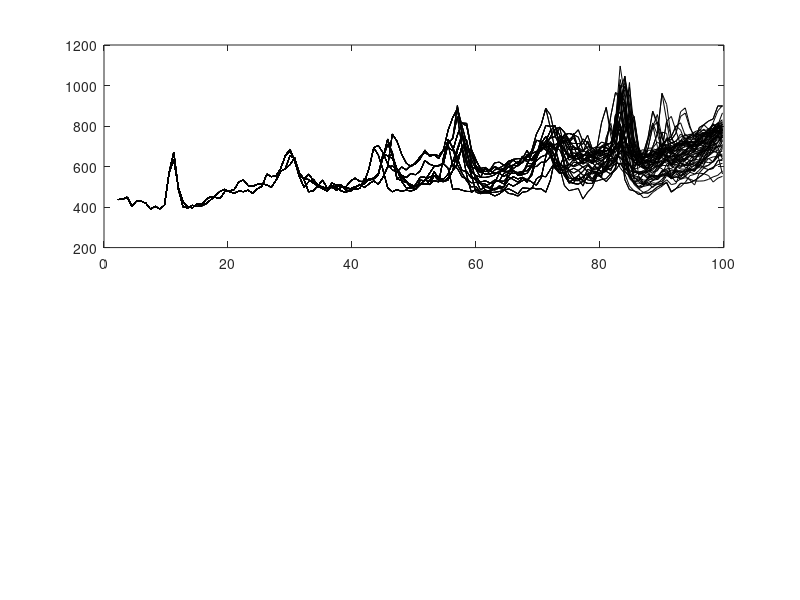

Reproduce this figure in MATLAB. (Note: this script raises an error after producing the figure.)
%% Fig.1C (WT)
load('2021-07-20_cyano-03_6.mat')

figure;

subplot(2,1,1);
plot(T,Y,'k-');
hold on;
[pk,lk] = findpeaks((Y(:,9)),T(:,9),'MinPeakProminence',100);
plot(T(:,9),Y(:,9),'c-',lk,pk,'mo','LineWidth',2, 'MarkerSize',12);
nightmodeon(s,12,1);
xlabel('')
ylabel('P_{rpoD4}-EYFP (a.u.)','fontweight','bold')
ylim([400 1200])
xlim([24 96])
set(gca,'XTick',12*(0:20));
set(gca,'FontSize',12);
grid on;

subplot(2,1,2);
plot(T,L_smooth,'k-');
hold on
TF = islocalmin(L_smooth(:,9));
x = T(:,9);y = L_smooth(:,9);
plot(x,y,'c-',x(TF),y(TF),'mo','LineWidth',2, 'MarkerSize',12);
nightmodeon(s,12,1);
xlabel('Time in LL (h)','fontweight','bold')
ylabel('Cell length (\mum)','fontweight','bold')
ylim([2 10])
xlim([24 96])
set(gca,'XTick',12*(0:20));
set(gca,'FontSize',12);
grid on;




%% Fig.1D_WT PrpoD4-EYFP vs ToD
clear

load('WT_ML_24_DT_data.mat')

%%%% Find individual traces of cells with complete cell cycles %%%%
T_wt = [];
T_wt_all = [];
Y_wt = [];
Y_wt_all = [];


for j = 2:length(s_ML)
    for i = 1:length(s_ML{j,2})
        if s_ML{j,2}(i).E ~= 0 && s_ML{j,2}(i).P ~= 0 % find cells with complete cell cycle
            A = s_ML{j,2}(i).E; % daughter1
            B = s_ML{j,2}(i).D; % daughter2
            t1 = [s_ML{j,2}(i).hrs-max(s_ML{j,2}(i).hrs)-0.75,s_ML{j,2}(A).hrs-min(s_ML{j,2}(A).hrs)]; % adjust the time according to time of division
            y1 = [s_ML{j,2}(i).MYs_det,s_ML{j,2}(A).MYs_det];
            
            
            t2 = [s_ML{j,2}(i).hrs-max(s_ML{j,2}(i).hrs)-0.75,s_ML{j,2}(B).hrs-min(s_ML{j,2}(B).hrs)];
            y2 = [s_ML{j,2}(i).MYs_det,s_ML{j,2}(B).MYs_det];
                   
           
            T_wt = catpad(2,T_wt,t1');
            T_wt = catpad(2,T_wt,t2');
            Y_wt = catpad(2,Y_wt,y1');
            Y_wt = catpad(2,Y_wt,y2');
            T_wt_all = cat(1,T_wt_all,t1');
            T_wt_all = cat(1,T_wt_all,t2');
            Y_wt_all = cat(1,Y_wt_all,y1');
            Y_wt_all = cat(1,Y_wt_all,y2');

        end
    end
end


%%%% Calculate mean trace from cells with complete cell cycles %%%%
xs = unique(T_wt_all);

yperx = cell(length(xs),1);
meanyperx = nan(1,length(yperx));
stdyperx = nan(1,length(yperx));
serrmeany = nan(1,length(yperx));


for j = 1:length(T_wt_all)
        whereinxs = find(xs == T_wt_all(j));
        yperx{whereinxs} = cat(1,yperx{whereinxs},Y_wt_all(j));
end


for i = 1:length(yperx)
    meanyperx(i) = mean(yperx{i});
    stdyperx(i) = std(yperx{i});
    serrmeany(i) = stdyperx(i)./sqrt(length(yperx{i}));
end


%%%% Make the plot %%%%`
figure;
plot(T_wt,Y_wt,'.-');
hold on;

curve1 = meanyperx + stdyperx;
curve2 = meanyperx - stdyperx;
x2 = [xs', fliplr(xs')];
inBetween = [curve1, fliplr(curve2)];
h = fill(x2, inBetween,'y','LineStyle','none');
h.Annotation.LegendInformation.IconDisplayStyle = 'off';
set(h,'facealpha',0.2)
hold on;

plot(xs,meanyperx,'y-','LineWidth',4)

title('WT')
xlabel('Time after cell division (h)','FontWeight','bold');
ylabel('P_{rpoD4}-EYFP (a.u.)','FontWeight','bold')
grid on;
xline(0,'k--','LineWidth',2)
xlim([-9,9]);
ylim([-200,600]);
set(gca,'XTick',3*(-40:40));
set(gca,'FontSize',14)


%% Fig.1E_delkaiBC PrpoD4-EYFP vs ToD
clear 

load('Fig1G_data.mat')

T_delkaiBC = [];
T_delkaiBC_all = [];
Y_delkaiBC = [];
Y_delkaiBC_all = [];


for j = 2:length(s_delkaiBC)
    for i = 1:length(s_delkaiBC{j,2})
        if s_delkaiBC{j,2}(i).E ~= 0 && s_delkaiBC{j,2}(i).P ~= 0
            A = s_delkaiBC{j,2}(i).E;
            B = s_delkaiBC{j,2}(i).D;
            t1 = [s_delkaiBC{j,2}(i).hrs-max(s_delkaiBC{j,2}(i).hrs)-0.75,s_delkaiBC{j,2}(A).hrs-min(s_delkaiBC{j,2}(A).hrs)];
            y1 = [s_delkaiBC{j,2}(i).MYs_det,s_delkaiBC{j,2}(A).MYs_det];
            
            t2 = [s_delkaiBC{j,2}(i).hrs-max(s_delkaiBC{j,2}(i).hrs)-0.75,s_delkaiBC{j,2}(B).hrs-min(s_delkaiBC{j,2}(B).hrs)];
            y2 = [s_delkaiBC{j,2}(i).MYs_det,s_delkaiBC{j,2}(B).MYs_det];       
           
            T_delkaiBC = catpad(2,T_delkaiBC,t1');
            T_delkaiBC = catpad(2,T_delkaiBC,t2');
            Y_delkaiBC = catpad(2,Y_delkaiBC,y1');
            Y_delkaiBC = catpad(2,Y_delkaiBC,y2');

            T_delkaiBC_all = cat(1,T_delkaiBC_all,t1');
            T_delkaiBC_all = cat(1,T_delkaiBC_all,t2');
            Y_delkaiBC_all = cat(1,Y_delkaiBC_all,y1');
            Y_delkaiBC_all = cat(1,Y_delkaiBC_all,y2');


        end
    end
end

xs = unique(T_delkaiBC_all);

yperx = cell(length(xs),1);
meanyperx = nan(1,length(yperx));
stdyperx = nan(1,length(yperx));
serrmeany = nan(1,length(yperx));


for j = 1:length(T_delkaiBC_all)
        whereinxs = find(xs == T_delkaiBC_all(j));
        yperx{whereinxs} = cat(1,yperx{whereinxs},Y_delkaiBC_all(j));
end


for i = 1:length(yperx)
    meanyperx(i) = mean(yperx{i});
    stdyperx(i) = std(yperx{i});
    serrmeany(i) = stdyperx(i)./sqrt(length(yperx{i}));
end



figure;
plot(T_delkaiBC,Y_delkaiBC,'.-');
hold on;

curve1 = meanyperx + stdyperx;
curve2 = meanyperx - stdyperx;
x2 = [xs', fliplr(xs')];
inBetween = [curve1, fliplr(curve2)];
h = fill(x2, inBetween,'y','LineStyle','none');
h.Annotation.LegendInformation.IconDisplayStyle = 'off';
set(h,'facealpha',0.2)
hold on;

plot(xs,meanyperx,'y-','LineWidth',4)


title('\it\DeltakaiBC')
xlabel('Time after cell division (h)','FontWeight','bold');
ylabel('P_{rpoD4}-EYFP (a.u.)','FontWeight','bold')
grid on;
xline(0,'k--','LineWidth',2)
xlim([-9,9]);
ylim([-200,600]);
set(gca,'XTick',3*(-40:40));
set(gca,'FontSize',14)


%% Fig.1F WT
clear 

load("WT_ML_24_DT_data.mat")

for i = 2:20
    xmins = []; 
    tmins = [];
    for j = 1:length(s_ML{i,2})
        x = s_ML{i,2}(j).MYs; 
        minx = min(x); 
        indx = find(x == minx); 
        xmins = cat(2,xmins,minx);
        tmins = cat(2,tmins,s_ML{i,2}(j).hrst(indx));
    end

    tmax = max([s_ML{i,2}.hrst]);

    xmins(tmins > tmax - 6) = [];
    tmins(tmins > tmax - 6) = [];

f = polyfit(tmins,xmins,2);

    for j = 1:length(s_ML{i,2})
        ts = s_ML{i,2}(j).hrst; 
        ys = s_ML{i,2}(j).MYs; 
        s_ML{i,2}(j).MYs_det = ys - ts.^2*f(1) - ts*f(2) - f(3);
    end
end

s = s_ML;

pkmatun_wt = [];

for i = 2:20
    [pkmatun] = findpeaksmethod_rpoD4(s{i,2},'hrst','MYs_det','lengthMicrons_smooth');
    
    pkmatun_wt = cat(1,pkmatun_wt,pkmatun);
end



%---- Peak amplitude of detrended data -----%
Amp = pkmatun_wt(:,5); % Peak amplitude of detrended data
CT = pkmatun_wt(:,4); % Circadian time

clear xs1 yperx1 lperx1

xs1 = unique(CT);
yperx1 = cell(length(xs1),1);
lperx1 = cell(length(xs1),1);

 for j = 1:length(CT)
        whereinxs = find(xs1 == CT(j));
        yperx1{whereinxs} = cat(1,yperx1{whereinxs},Amp(j));
 end

clear meanyperx1 stdyperx1 serrmean1

for i = 1:length(yperx1)
    meanyperx1(i) = mean(yperx1{i});
    stdyperx1(i) = std(yperx1{i});
    serrmean1(i) = stdyperx1(i)./sqrt(length(yperx1{i}));
end

clear xs2 meanyperx2 stdyperx2

xs2 = cat(1,xs1,xs1+24.75);
meanyperx2 = [meanyperx1,meanyperx1];
stdyperx2 = [stdyperx1,stdyperx1];

figure
curve1 = meanyperx2 + stdyperx2;
curve2 = meanyperx2 - stdyperx2;
x2 = [xs2', fliplr(xs2')];
inBetween = [curve1, fliplr(curve2)];
h = fill(x2, inBetween,'c','LineStyle','none');
h.Annotation.LegendInformation.IconDisplayStyle = 'off';
set(h,'facealpha',0.2)
hold on;
% plot(xs2, meanyperx2, '-','color',[0.8500, 0.3250, 0.0980],'LineWidth', 2);
plot(xs2, meanyperx2, '-','color','c','LineWidth', 2);
%hold on;plot(xs2,smooth(meanyperx2,9),'b-','linewidth',2)
set(gca,'XTick',12*(0:40));
grid on
nightmodeon(s_ML{2,2},12,1);
xlim([0 48])
ylim([100 450])
xlabel('Time of day (h)','FontWeight','bold')
ylabel('Pulse amplitude (a.u.)','FontWeight','bold')
title('WT')
set(gca,'FontSize',18)

%% Fig.1G delkaiBC
clear

load('Fig1G_data.mat')

for i = 2:19
    xmins = []; 
    tmins = [];
    for j = 1:length(s_delkaiBC{i,2})
        x = s_delkaiBC{i,2}(j).MYs; 
        minx = min(x); 
        indx = find(x == minx); 
        xmins = cat(2,xmins,minx);
        tmins = cat(2,tmins,s_delkaiBC{i,2}(j).hrst(indx));
    end

    tmax = max([s_delkaiBC{i,2}.hrst]);

    xmins(tmins > tmax - 6) = [];
    tmins(tmins > tmax - 6) = [];

f = polyfit(tmins,xmins,2);


    for j = 1:length(s_delkaiBC{i,2})
        ts = s_delkaiBC{i,2}(j).hrst; 
        ys = s_delkaiBC{i,2}(j).MYs; 
        s_delkaiBC{i,2}(j).MYs_det = ys - ts.^2*f(1) - ts*f(2) - f(3);
    end
end

s = s_delkaiBC;

pkmatun_delkaiBC = [];


for i = 2:19
    [pkmatun] = findpeaksmethod_rpoD4(s{i,2},'hrst','MYs_det','lengthMicrons_smooth');
    
    pkmatun_delkaiBC = cat(1,pkmatun_delkaiBC,pkmatun);
end


%---- Peak amplitude of detrended data -----%
Amp = pkmatun_delkaiBC(:,5); % Peak amplitude of detrended data
CT = pkmatun_delkaiBC(:,4); % Circadian time

clear xs1 yperx1 xs2 meanyperx2 stdyperx2 x2 inBetween
xs1 = unique(CT);
yperx1 = cell(length(xs1),1);


 for j = 1:length(CT)
        whereinxs = find(xs1 == CT(j));
        yperx1{whereinxs} = cat(1,yperx1{whereinxs},Amp(j));
 end

for i = 1:length(yperx1)
    meanyperx1(i) = mean(yperx1{i});
    stdyperx1(i) = std(yperx1{i});
    serrmean1(i) = stdyperx1(i)./sqrt(length(yperx1{i}));
end

xs2 = cat(1,xs1,xs1+24);
meanyperx2 = [meanyperx1,meanyperx1];
stdyperx2 = [stdyperx1,stdyperx1];

figure;
curve1 = meanyperx2 + stdyperx2;
curve2 = meanyperx2 - stdyperx2;
x2 = [xs2', fliplr(xs2')];
inBetween = [curve1, fliplr(curve2)];
h = fill(x2, inBetween,'r','LineStyle','none');
h.Annotation.LegendInformation.IconDisplayStyle = 'off';
set(h,'facealpha',0.2)
hold on;
plot(xs2, meanyperx2, '-','color','r','LineWidth', 2);
set(gca,'XTick',12*(0:40));
grid on
nightmodeon(s_delkaiBC{2,2},12,1);
xlim([0 48])
ylim([100 450])
xlabel('Time of day (h)','FontWeight','bold')
ylabel('Pulse amplitude (a.u.)','FontWeight','bold')
title('\it\DeltakaiBC')
set(gca,'FontSize',18)